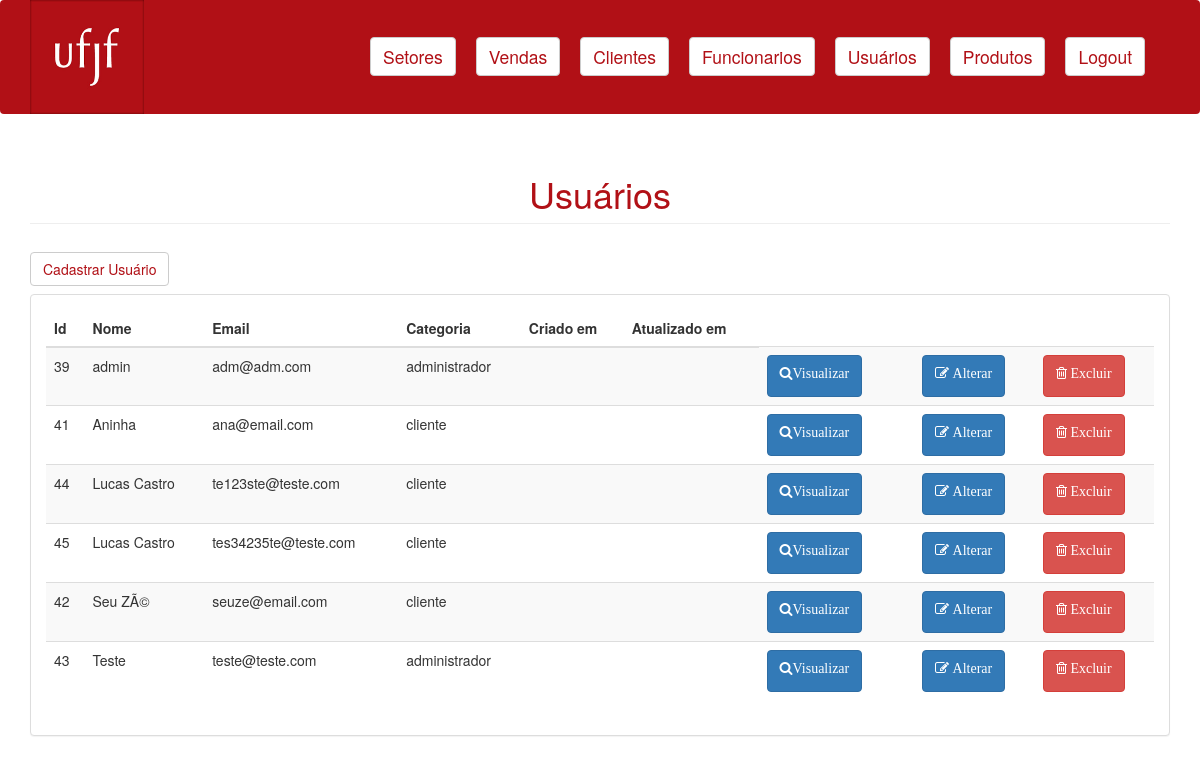
Page /views/usuarios/lista-usuarios.php (signed in) on the earlier database version.
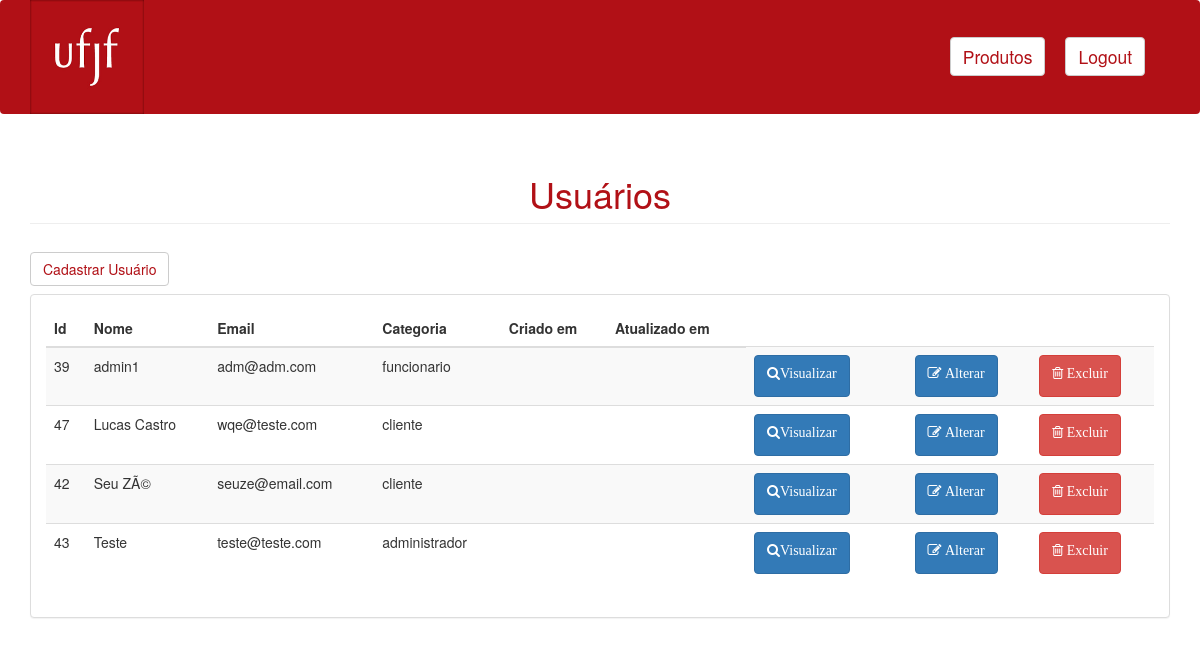
Same page on the later database version.
### tables this page shows
CREATE TABLE `usuarios` (
  `id` int(10) UNSIGNED NOT NULL,
  `nome` varchar(191) NOT NULL,
  `email` varchar(191) NOT NULL,
  `senha` varchar(191) NOT NULL,
  `categoria` enum('cliente','administrador','gerente','funcionario') NOT NULL,
  `remember_token` varchar(100) DEFAULT NULL,
  `created_at` timestamp NULL DEFAULT NULL,
  `updated_at` timestamp NULL DEFAULT NULL,
  `cidade` varchar(191) NOT NULL,
  `estado` varchar(191) NOT NULL
);

### includes/functions.php (called while the page is built, shortened)
<?php
function listaUsuarios($connect) {
	$usuarios = array();
	$result = mysqli_query($connect, "select id, nome, email, categoria, created_at, updated_at from usuarios order by nome asc");
	while($usuario = mysqli_fetch_assoc($result)) {
		array_push($usuarios, $usuario);
	}
	return $usuarios;
}

### views/usuarios/lista-usuarios.php (the view, shortened to what this page needs)
<?php include("../UserHeader.php");
include("../../includes/connect.php");
include("../../includes/functions.php");
include("../menu.php");
$usuarios = listaUsuarios($connect);
?>
<div class="container">
	<h1 style="color:#b11016" class="page-header">Usuários</h1>
	<a href="cadastro-usuario.php"><button style="background-color: #fff; color: #b11016" type="button" class="btn btn-default navbar-btn">Cadastrar Usuário</button></a>
	<div class="row">
	    <div class="col-md-12">
	        <div class="panel panel-default">
	            <div class="panel-body">
	                <div class="table-responsive">
	                    <table class="table table-striped">
	                        <thead>
	                            <tr>
	                                <th>Id</th>
	                                <th>Nome</th>
	                                <th>Email</th>
	                                <th>Categoria</th>
	                                <th>Criado em</th>
	                                <th>Atualizado em</th>
	                            </tr>
	                        </thead>
	                        <tbody>
	                        <?php foreach($usuarios as $usuario) :?>
	                            <tr>
	                            	<td><?=$usuario['id']?></td>
	                            	<td><?=$usuario['nome']?></td>
	                            	<td><?=$usuario['email']?></td>
	                            	<td><?=$usuario['categoria']?></td>
	                            	<td><?=$usuario['created_at']?></td>
	                            	<td><?=$usuario['updated_at']?></td>
									<td>
	                            		<form action="visualizar-usuario.php" method="get">
	                            			<button class="btn btn-primary"><p class="fa fa-search">Visualizar</p></button></td>
	                            	<td>
	                            	<td>
	                            		<form action="alterar-usuario.php" method="get">
	                            			<button class="btn btn-primary"><p class="fa fa-edit"> Alterar</p></button></td>
	                            	<td>
	                            		<form action="../../controllers/usuarios/excluir-usuario.php" method="post">
	                            			<button class="btn btn-danger"><p class="fa fa-trash-o"> Excluir</p></button>
	                            		</form>
	                            	</td>
	                            </tr>
	                        <?php endforeach ?>
	                        </tbody>
	                    </table>
	                </div>
	            </div>
	        </div>
	    </div>
	</div>
</div>

### views/UserHeader.php (shortened to what this page needs)
<!DOCTYPE html>
<html>
	<head>
	    <link href="../../css/bootstrap.css" rel="stylesheet">
	    <link href="../../css/plugins/metisMenu/metisMenu.min.css" rel="stylesheet">
	    <link href="../../admin/css/sb-admin-2.css" rel="stylesheet">
	    <link href="../../css/font-awesome/css/font-awesome.min.css" rel="stylesheet" type="text/css">
	    <link rel="stylesheet" type="text/css" href="../../css/style.css">
	</head>
	<body>

### views/menu.php (shortened to what this page needs)
<header>
    <nav style="background-color: #b11016;" class="navbar navbar-default">
        <div class="container">
            <a href="home.php"><img style="width:10%; height: 10%;" class="img-responsive logo" src="../../css/img/logo.png"
                                    alt="logo"></a>
            <div class="collapse navbar-collapse" id="navbar-links">
                <ul class="nav navbar-nav">
                    <?php
                    if ($_SESSION['categoria'] == 'administrador') {
                        ?>
                        <li>
                            <a href="../setores/lista-setores.php">
                                <button style="background-color: #fff; color: #b11016" type="button"
                                        class="btn btn-default navbar-btn">Setores
                                </button>
                            </a>
                        </li>
                        <li>
                            <a href="../vendas/lista-vendas.php">
                                <button style="background-color: #fff; color: #b11016" type="button"
                                        class="btn btn-default navbar-btn">Vendas
                                </button>
                            </a>
                        </li>
                        <li>
                            <a href="../clientes/lista-clientes.php">
                                <button style="background-color: #fff; color: #b11016" type="button"
                                        class="btn btn-default navbar-btn">Clientes
                                </button>
                            </a>
                        </li>
                        <li>
                            <a href="../funcionarios/lista-funcionarios.php">
                                <button style="background-color: #fff; color: #b11016" type="button"
                                        class="btn btn-default navbar-btn">Funcionarios
                                </button>
                            </a>
                        </li>
                        <li>
                            <a href="../usuarios/lista-usuarios.php">
                                <button style="background-color: #fff; color: #b11016" type="button"
                                        class="btn btn-default navbar-btn">Usuários
                                </button>
                            </a>
                        </li>
                    <?php }
                    if ($_SESSION['categoria'] == 'administrador' || $_SESSION['categoria'] == 'funcionario') {
                        ?>
                    <li>
                        <a href="../produtos/produtos.php">
                            <button style="background-color: #fff; color: #b11016" type="button"
                                    class="btn btn-default navbar-btn">Produtos
                            </button>
                        </a>
                    </li>
                    <li>
                        <a href="../logout.php">
                            <button style="background-color: #fff; color: #b11016" type="button"
                                    class="btn btn-default navbar-btn">Logout
                            </button>
                        </a>
                    </li>
                    <?php } ?>
                </ul>
            </div>
        </div>
    </nav>
</header>

### admin/css/sb-admin-2.css (style rules this page uses)
body { background-color: #f8f8f8; }

### css/style.css (style rules this page uses)
.page-header { text-align: center; }
.logo { float: left; width: 10%; height: 10%; }
body { background-color: #fff; }
.navbar { background-color: #b11016; border: 0; clear: both; }
#navbar-links { float: right; margin-top: 2.5%; }
#navbar-links a { padding: 0 10px; }
#navbar-links button { color: #b11016; font-size: 125%; text-decoration: none; }
.navbar-btn { background-color: #fff; }

Differences in the rows shown:
removed usuarios: id "41", nome "Aninha", email "ana@email.com", categoria "cliente"
removed usuarios: id "44", nome "Lucas Castro", email "te123ste@teste.com", categoria "cliente"
removed usuarios: id "45", nome "Lucas Castro", email "tes34235te@teste.com", categoria "cliente"
changed usuarios "adm@adm.com": nome "admin" → "admin1"; categoria "administrador" → "funcionario"
added usuarios: id "47", nome "Lucas Castro", email "wqe@teste.com", categoria "cliente"
Other differences:
text no longer shown: "Setores Vendas Clientes Funcionarios Usuários"
